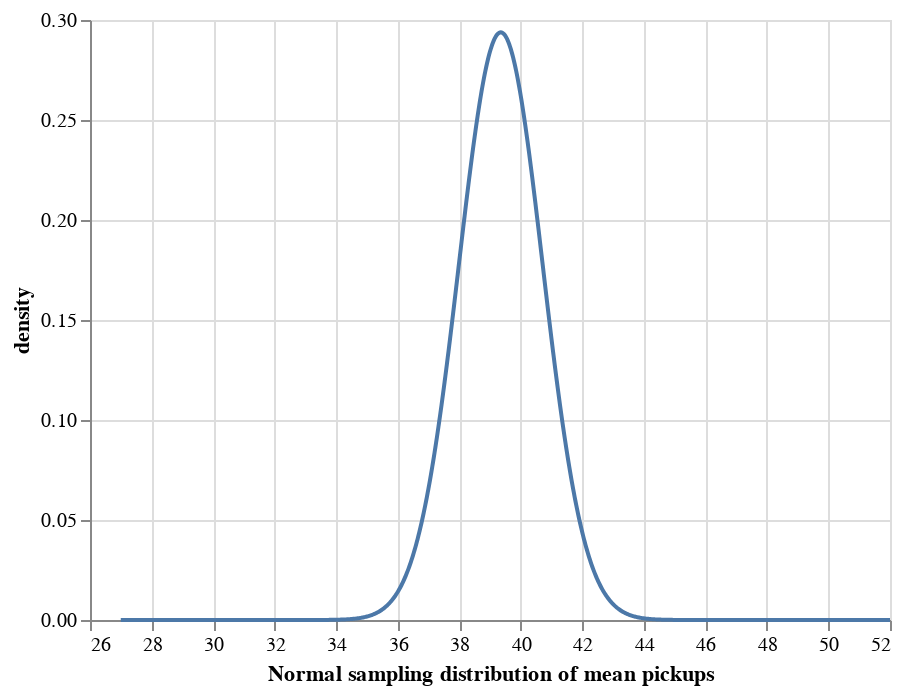

The notebook cell saved with this chart:
### Markdown cell above
Given the sample mean pickups ($\bar{x}$ = `pickups_mean`) and the sample mean standard error ($s_\bar{x}$ = `pickups_se`), we can construct a sampling distribution using the standard error. As discussed in lecture, there are three functions we'll want to define in order to construct different uncertainty visualizations: the probability density function (PDF), the cumulative distribution function (CDF), and the quantile function (also called the percentage points function, PPF). For a mean and standard error, these are:

$\begin{align}
\mathrm{density~function~(PDF):~} & f_\mathrm{Normal}\left(x \middle| \bar{x}, s_\bar{x}\right) & \mathtt{stats.norm.pdf()}\\
\mathrm{cumulative~distribution~function~(CDF):~} & F_\mathrm{Normal}\left(x \middle| \bar{x}, s_\bar{x}\right) & \mathtt{stats.norm.cdf()}\\
\mathrm{quantile~function~(PPF):~} & F^{-1}_\mathrm{Normal}\left(p \middle| \bar{x}, s_\bar{x}\right) & \mathtt{stats.norm.ppf()}
\end{align}$

### Code cell
pickups_mean = pickups_df['pickups'].mean()

# generate evenly-spaced numbers covering the range of values of pickups
# that we will calculate the density of the sampling distribution at
x = np.linspace(
    start = pickups_df['pickups'].min(), 
    stop = pickups_df['pickups'].max(),
    num = 1001
)

# this is the density of the sampling distribution: f_Normal(x | x_bar, se)
density = stats.norm.pdf(x, pickups_mean, pickups_se)

df = pd.DataFrame({"Normal sampling distribution of mean pickups": x, "density": density})

pickups_se_chart = alt.Chart(df).mark_line().encode(
    x="Normal sampling distribution of mean pickups",
    y="density"
)

pickups_se_chart

### Figure 1 — Vega-Lite specification as saved in the notebook (floating-point values rounded to 4 significant figures; data arrays with more than 128 entries replaced by an {"elided": "..."} marker saying what was removed)
{"config": {"view": {"continuousWidth": 400, "continuousHeight": 300}}, "data": {"name": "data-f576776641b9c2f63f57b28876a26a55"}, "mark": "line", "encoding": {"x": {"type": "quantitative", "field": "Normal sampling distribution of mean pickups"}, "y": {"type": "quantitative", "field": "density"}}, "$schema": "https://vega.github.io/schema/vega-lite/v4.8.1.json", "datasets": {"data-f576776641b9c2f63f57b28876a26a55": {"elided": "1001 records"}}}
